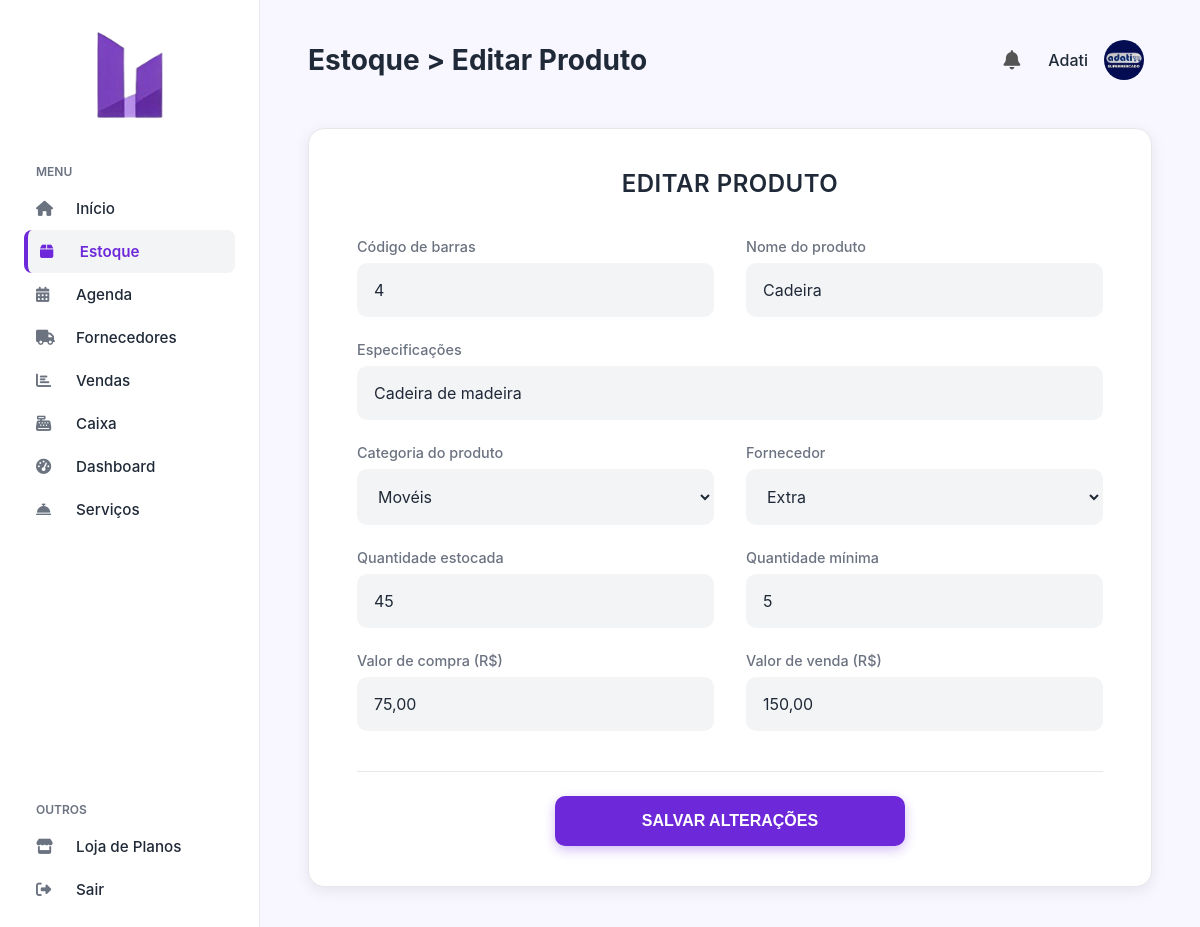
Page /produto_formulario.php?id=17 (signed in) on the committed database.
### tables this page shows
CREATE TABLE `produtos` (
  `id` int(11) NOT NULL,
  `codigo_barras` varchar(255) DEFAULT NULL,
  `nome` varchar(255) NOT NULL,
  `especificacao` text DEFAULT NULL,
  `quantidade_estoque` int(11) NOT NULL DEFAULT 0,
  `quantidade_minima` int(11) NOT NULL DEFAULT 5,
  `valor_compra` decimal(10,2) NOT NULL,
  `valor_venda` decimal(10,2) NOT NULL,
  `categoria_id` int(11) DEFAULT NULL,
  `fornecedor_id` int(11) DEFAULT NULL,
  `data_cadastro` timestamp NOT NULL DEFAULT current_timestamp(),
  `status` varchar(20) NOT NULL DEFAULT 'ativo'
);

CREATE TABLE `categorias` (
  `id` int(11) NOT NULL,
  `nome` varchar(100) NOT NULL
);

CREATE TABLE `fornecedores` (
  `id` int(11) NOT NULL,
  `razao_social` varchar(255) NOT NULL,
  `cnpj` varchar(20) NOT NULL,
  `email` varchar(150) DEFAULT NULL,
  `telefone` varchar(20) DEFAULT NULL,
  `senha` varchar(255) DEFAULT NULL,
  `reset_token` varchar(255) DEFAULT NULL,
  `reset_token_expire` datetime DEFAULT NULL,
  `status` varchar(20) NOT NULL DEFAULT 'ativo',
  `profile_pic` varchar(255) DEFAULT NULL COMMENT 'Caminho para a imagem de perfil do fornecedor'
);

### produto_formulario.php (the view, shortened to what this page needs)
<?php
include_once('config.php');
$modo_edicao = false;
$produto_para_editar = [];
if (isset($_GET['id']) && !empty($_GET['id'])) {
    $modo_edicao = true;
    $id = filter_var($_GET['id'], FILTER_VALIDATE_INT);
    $stmt = $pdo->prepare("SELECT * FROM produtos WHERE id = :id");
    $stmt->execute([':id' => $id]);
    $produto_para_editar = $stmt->fetch(PDO::FETCH_ASSOC);
}
$categorias = $pdo->query("SELECT id, nome FROM categorias ORDER BY nome")->fetchAll(PDO::FETCH_ASSOC);
$fornecedores = $pdo->query("SELECT id, razao_social FROM fornecedores WHERE status = 'ativo' ORDER BY razao_social")->fetchAll(PDO::FETCH_ASSOC);
?>
<!DOCTYPE html>
<html lang="pt-br">
<head>
    <link rel="stylesheet" href="https://cdnjs.cloudflare.com/ajax/libs/font-awesome/6.4.0/css/all.min.css">
    <link rel="stylesheet" href="css/sistema.css">
    <link rel="stylesheet" href="css/produto_formulario.css">
</head>
<body>
    <?php include 'sidebar.php'; ?>
    <main class="main-content">
        <?php include 'header.php'; ?>
        <div class="form-produto-container">
            <h3 class="form-produto-title"><?= $modo_edicao ? 'EDITAR PRODUTO' : 'CADASTRE SEU PRODUTO MANUALMENTE' ?></h3>
            <form action="processa_produto.php" method="POST">
                <div class="form-produto-grid">
                    <div class="form-produto-group">
                        <label for="codigo_barras">Código de barras</label>
                        <input type="text" id="codigo_barras" name="codigo_barras" value="<?= htmlspecialchars($produto_para_editar['codigo_barras'] ?? '') ?>">
                    </div>
                    <div class="form-produto-group">
                        <label for="nome">Nome do produto</label>
                        <input type="text" id="nome" name="nome" value="<?= htmlspecialchars($produto_para_editar['nome'] ?? '') ?>" required>
                    </div>
                    <div class="form-produto-group" style="grid-column: span 2;">
                        <label for="especificacao">Especificações</label>
                        <input type="text" id="especificacao" name="especificacao" value="<?= htmlspecialchars($produto_para_editar['especificacao'] ?? '') ?>">
                    </div>
                    <div class="form-produto-group">
                        <label for="categoria_id">Categoria do produto</label>
                        <select id="categoria_id" name="categoria_id">
                            <?php foreach ($categorias as $cat): ?>
                                <option value="<?= $cat['id'] ?>" <?= (isset($produto_para_editar['categoria_id']) && $produto_para_editar['categoria_id'] == $cat['id']) ? 'selected' : '' ?>>
                                    <?= htmlspecialchars($cat['nome']) ?>
                                </option>
                            <?php endforeach; ?>
                        </select>
                    </div>
                    <div class="form-produto-group">
                        <label for="fornecedor_id">Fornecedor</label>
                        <select id="fornecedor_id" name="fornecedor_id">
                            <?php foreach ($fornecedores as $fornecedor): ?>
                                <option value="<?= $fornecedor['id'] ?>" <?= (isset($produto_para_editar['fornecedor_id']) && $produto_para_editar['fornecedor_id'] == $fornecedor['id']) ? 'selected' : '' ?>>
                                    <?= htmlspecialchars($fornecedor['razao_social']) ?>
                                </option>
                            <?php endforeach; ?>
                        </select>
                    </div>
                    <div class="form-produto-group">
                        <label for="quantidade_estoque">Quantidade estocada</label>
                        <input type="number" id="quantidade_estoque" name="quantidade_estoque" min="0" value="<?= htmlspecialchars($produto_para_editar['quantidade_estoque'] ?? '0') ?>" required>
                    </div>
                    <div class="form-produto-group">
                        <label for="quantidade_minima">Quantidade mínima</label>
                        <input type="number" id="quantidade_minima" name="quantidade_minima" min="0" value="<?= htmlspecialchars($produto_para_editar['quantidade_minima'] ?? '5') ?>">
                    </div>
                    <div class="form-produto-group">
                        <label for="valor_compra">Valor de compra (R$)</label>
                        <input type="text" id="valor_compra" name="valor_compra" placeholder="0,00" value="<?= $modo_edicao ? number_format((float)($produto_para_editar['valor_compra'] ?? 0), 2, ',', '') : '' ?>">
                    </div>
                    <div class="form-produto-group">
                        <label for="valor_venda">Valor de venda (R$)</label>
                        <input type="text" id="valor_venda" name="valor_venda" placeholder="0,00" value="<?= $modo_edicao ? number_format((float)($produto_para_editar['valor_venda'] ?? 0), 2, ',', '') : '' ?>" required>
                    </div>
                </div>
                <div class="form-produto-actions">
                    <button type="submit" class="btn-produto-primary">
                        <?= $modo_edicao ? 'SALVAR ALTERAÇÕES' : 'CADASTRAR AQUI' ?>
                    </button>
                </div>
            </form>
        </div>
    </main>
</body>
</html>

### css/sistema.css (style rules this page uses)
:root { --primary-bg: #F8F7FF; --sidebar-bg: #FFFFFF; --accent-color: #6D28D9; --accent-color-dark: #4C1D95; --text-color: #1F2937; --text-light: #6B7280; --border-color: #E5E7EB; --card-shadow: 0 4px 6px -1px rgb(0 0 0 / 0.1), 0 2px 4px -2px rgb(0 0 0 / 0.1); }
* { margin: 0; padding: 0; box-sizing: border-box; }
body { font-family: 'Inter', sans-serif; background-color: var(--primary-bg); color: var(--text-color); display: flex; height: 100vh; overflow: hidden; }
.main-content { flex-grow: 1; padding: 2rem 3rem; overflow-y: auto; }

### css/produto_formulario.css (style rules this page uses)
.form-produto-container { background: #FFFFFF; border-radius: 16px; box-shadow: 0 4px 15px rgba(0, 0, 0, 0.08); padding: 40px 48px; max-width: 950px; margin: 2.5rem auto; border: 1px solid #E5E7EB; }
.form-produto-title { color: #1F2937; font-size: 1.5rem; font-weight: 600; margin-bottom: 2.5rem; text-align: center; letter-spacing: 0.5px; text-transform: uppercase; }
.form-produto-grid { display: grid; grid-template-columns: 1fr 1fr; gap: 1.5rem 2rem; width: 100%; }
.form-produto-group { display: flex; flex-direction: column; }
.form-produto-group label { color: #6B7280; font-size: 0.9rem; font-weight: 500; margin-bottom: 8px; }
.form-produto-group input, .form-produto-group select { padding: 16px; border-radius: 10px; border: 1px solid transparent; background: #F3F4F6; font-size: 1rem; color: #1F2937; outline: none; transition: all 0.2s ease; font-family: 'Inter', sans-serif; }
.form-produto-actions { width: 100%; display: flex; justify-content: center; margin-top: 2.5rem; padding-top: 1.5rem; border-top: 1px solid #E5E7EB; }
.btn-produto-primary { background: #6D28D9; color: #fff; font-weight: 600; font-size: 1rem; border: none; border-radius: 10px; padding: 16px 0; width: 100%; max-width: 350px; box-shadow: 0 4px 12px rgba(109, 40, 217, 0.3); cursor: pointer; transition: all 0.2s ease; text-transform: uppercase; }

### rows in the picture
produtos: codigo_barras "4", nome "Cadeira", especificacao "Cadeira de madeira", categoria_id "Movéis", fornecedor_id "Extra", quantidade_estoque "45", quantidade_minima "5", valor_compra "75,00", valor_venda "150,00"

### other values in the picture
$titulo_header "Estoque > Editar Produto"
$nome_exibicao "Adati"
